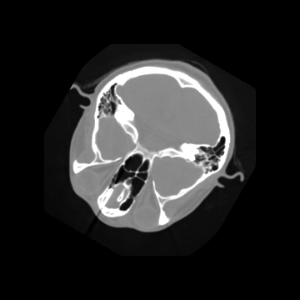

Generate this figure with Python:
#!/usr/bin/env python

# Read a tiled TIFF file and display with vtkImageActor.

import os

import vtkmodules.vtkInteractionStyle  # noqa: F401
import vtkmodules.vtkRenderingFreeType  # noqa: F401
import vtkmodules.vtkRenderingOpenGL2  # noqa: F401

from vtkmodules.vtkIOImage import vtkTIFFReader
from vtkmodules.vtkRenderingCore import (
    vtkImageActor,
    vtkRenderWindow,
    vtkRenderWindowInteractor,
    vtkRenderer,
)

# Source
data_dir = os.environ.get("VPE_DATA_DIR", os.path.dirname(os.path.abspath(__file__)))

# Read tiled TIFF
tiff_reader = vtkTIFFReader()
tiff_reader.SetFileName(os.path.join(data_dir, "libtiff", "tiled_64x64_tiff_example.tif"))
tiff_reader.Update()

# Display with vtkImageActor
image_actor = vtkImageActor()
image_actor.GetMapper().SetInputConnection(tiff_reader.GetOutputPort())

# Renderer
renderer = vtkRenderer()
renderer.AddActor(image_actor)

# Render window
render_window = vtkRenderWindow()
render_window.AddRenderer(renderer)
render_window.SetWindowName("tiff reader tiled")
render_window.SetMultiSamples(0)
render_window.SetSize(300, 300)

# Interactor
interactor = vtkRenderWindowInteractor()
interactor.SetRenderWindow(render_window)

# Scene
renderer.GetActiveCamera().ParallelProjectionOn()
renderer.ResetCamera()

interactor.Initialize()
interactor.Start()
